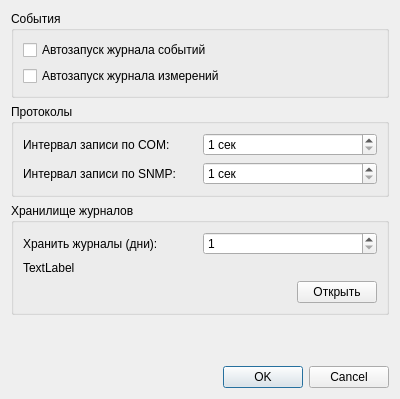
<?xml version="1.0" encoding="UTF-8"?>
<ui version="4.0">
 <class>LogSettingsWindow</class>
 <widget class="QDialog" name="LogSettingsWindow">
  <property name="windowModality">
   <enum>Qt::WindowModality::WindowModal</enum>
  </property>
  <property name="geometry">
   <rect>
    <x>0</x>
    <y>0</y>
    <width>400</width>
    <height>399</height>
   </rect>
  </property>
  <property name="windowTitle">
   <string>Журналы</string>
  </property>
  <layout class="QVBoxLayout" name="verticalLayout">
   <item>
    <widget class="QGroupBox" name="groupBox">
     <property name="title">
      <string>События</string>
     </property>
     <layout class="QVBoxLayout" name="verticalLayout_2">
      <item>
       <widget class="QCheckBox" name="eventsAutoCheck">
        <property name="text">
         <string>Автозапуск журнала событий</string>
        </property>
       </widget>
      </item>
      <item>
       <widget class="QCheckBox" name="dataAutoCheck">
        <property name="text">
         <string>Автозапуск журнала измерений</string>
        </property>
       </widget>
      </item>
     </layout>
    </widget>
   </item>
   <item>
    <widget class="QGroupBox" name="groupBox_2">
     <property name="title">
      <string>Протоколы</string>
     </property>
     <layout class="QVBoxLayout" name="verticalLayout_3">
      <item>
       <layout class="QHBoxLayout" name="horizontalLayout">
        <item>
         <widget class="QLabel" name="label">
          <property name="text">
           <string>Интервал записи по COM:</string>
          </property>
         </widget>
        </item>
        <item>
         <widget class="QSpinBox" name="comIntervalSpin">
          <property name="suffix">
           <string> сек</string>
          </property>
          <property name="minimum">
           <number>1</number>
          </property>
          <property name="maximum">
           <number>6</number>
          </property>
         </widget>
        </item>
       </layout>
      </item>
      <item>
       <layout class="QHBoxLayout" name="horizontalLayout_2">
        <item>
         <widget class="QLabel" name="label_2">
          <property name="text">
           <string>Интервал записи по SNMP:</string>
          </property>
         </widget>
        </item>
        <item>
         <widget class="QSpinBox" name="snmpIntervalSpin">
          <property name="suffix">
           <string> сек</string>
          </property>
          <property name="minimum">
           <number>1</number>
          </property>
          <property name="maximum">
           <number>10</number>
          </property>
         </widget>
        </item>
       </layout>
      </item>
     </layout>
    </widget>
   </item>
   <item>
    <widget class="QGroupBox" name="groupBox_3">
     <property name="title">
      <string>Хранилище журналов</string>
     </property>
     <layout class="QVBoxLayout" name="verticalLayout_4">
      <item>
       <layout class="QHBoxLayout" name="horizontalLayout_3">
        <item>
         <widget class="QLabel" name="label_3">
          <property name="text">
           <string>Хранить журналы (дни):</string>
          </property>
         </widget>
        </item>
        <item>
         <widget class="QSpinBox" name="keepDaysSpin">
          <property name="minimum">
           <number>1</number>
          </property>
          <property name="maximum">
           <number>365</number>
          </property>
         </widget>
        </item>
       </layout>
      </item>
      <item>
       <widget class="QLabel" name="logsDirLabel">
        <property name="text">
         <string>TextLabel</string>
        </property>
        <property name="textInteractionFlags">
         <set>Qt::TextInteractionFlag::LinksAccessibleByMouse|Qt::TextInteractionFlag::TextSelectableByMouse</set>
        </property>
       </widget>
      </item>
      <item>
       <layout class="QHBoxLayout" name="horizontalLayout_4">
        <item>
         <spacer name="horizontalSpacer">
          <property name="orientation">
           <enum>Qt::Orientation::Horizontal</enum>
          </property>
          <property name="sizeHint" stdset="0">
           <size>
            <width>40</width>
            <height>20</height>
           </size>
          </property>
         </spacer>
        </item>
        <item>
         <widget class="QPushButton" name="openLogsDirBtn">
          <property name="text">
           <string>Открыть</string>
          </property>
         </widget>
        </item>
       </layout>
      </item>
     </layout>
    </widget>
   </item>
   <item>
    <spacer name="verticalSpacer">
     <property name="orientation">
      <enum>Qt::Orientation::Vertical</enum>
     </property>
     <property name="sizeHint" stdset="0">
      <size>
       <width>20</width>
       <height>40</height>
      </size>
     </property>
    </spacer>
   </item>
   <item>
    <widget class="QDialogButtonBox" name="buttonBox">
     <property name="standardButtons">
      <set>QDialogButtonBox::StandardButton::Cancel|QDialogButtonBox::StandardButton::Ok</set>
     </property>
    </widget>
   </item>
  </layout>
 </widget>
 <resources/>
 <connections/>
</ui>
